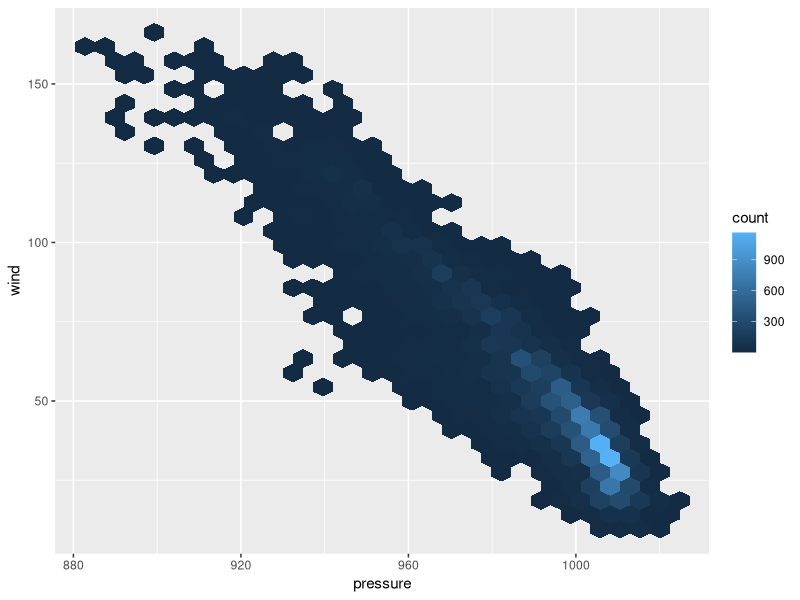

Source code (R):
## ---- chunk 1
knitr::opts_chunk$set(echo = TRUE)

library(tidyverse)
## ---- chunk 2
ggplot(data=storms, aes(x=pressure, y=wind))+
  geom_hex()
